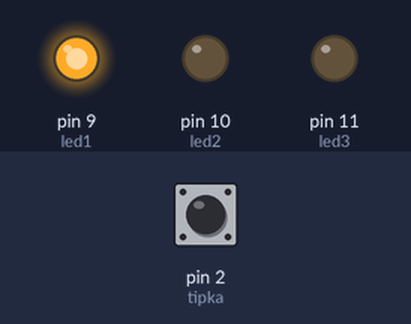
Recording of a program running on a simulated Arduino Uno, built with avr-gcc and run on an emulated ATmega328P. Shown: output pins drawn as LEDs (lit = HIGH). The test bench sets the inputs (shaded band); at power-on: pin 2 (tipka) HIGH.

Above: at 1.2 s.
1.3 s: pin 2 (tipka) pulled LOW for 0.15 s
At 2.3 s:
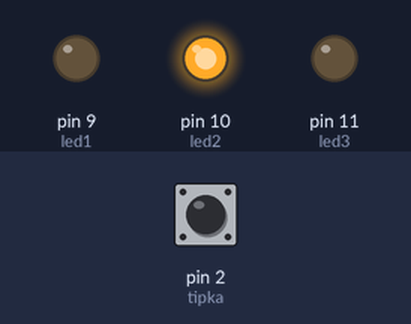
2.9 s: pin 2 (tipka) pulled LOW for 1 s
At 4.8 s:
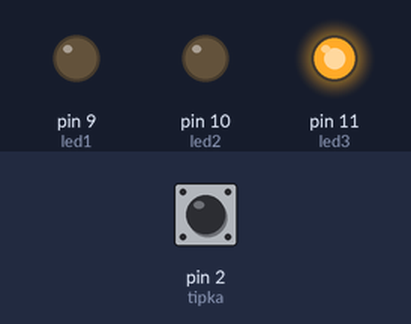
5.4 s: pin 2 (tipka) pulled LOW for 3.2 s
At 9.5 s:
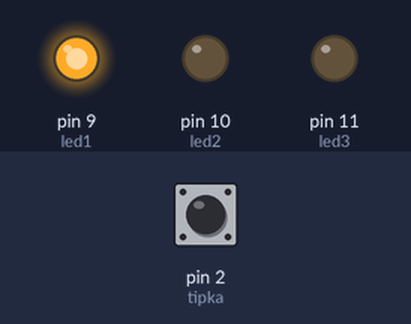
Timing chart, 0 to 11.0 s (numbered marks = the images above; inputs shaded):
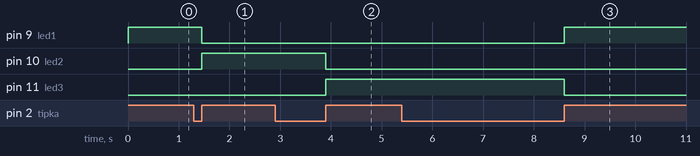

The program:

main.cpp
```cpp
/*AVR-LV
dejan.rakijasic@gmail.com

Zadatak: enumi - primjer
Treba napraviti izbornik - 1 tipka i 3 LED - svaki pritisak tipke svijetli sljedeća LED (kružno). */

#include <Arduino.h>

volatile uint8_t brojac = 1;
#define led1 1  // PORTB - PB1 (pin9)
#define led2 2  // PORTB - PB2 (pin10)
#define led3 3  // PORTB - PB3 (pin11)
#define tipka 2 // PORTD - PD2 (pin2)

// enumi - vrsta vrijable koju definira sam korisnik radi bolje preglednosti koda
enum STANJA
{
  LED1, // svijetli LED1
  LED2, // svijetli LED2
  LED3  // svijetli LED3
};
STANJA stanje; // zadržava trenutno stanje sustava

void setup()
{
  DDRB |= (1 << led1) | (1 << led2) | (1 << led3);
  DDRD &= ~(1 << tipka);
  PORTD |= (1 << tipka);
  stanje = LED1; // početno stanje

  EICRA = 0;
  EIMSK = 0;
  EIMSK |= (1 << INT0);
  EICRA |= (1 << ISC01) | (1 << ISC00);
  sei();
}
ISR(INT0_vect)
{
  if (brojac < 3)
  {
    brojac++;
  }
  else
  {
    brojac = 1;
  }
}

void provjera_ulaza()
{
  switch (stanje)
  {
  case LED1:
    if (brojac == 2)
    {
      stanje = LED2;
    }
    break;
  case LED2:
    if (brojac == 3)
    {
      stanje = LED3;
    }
    break;
  case LED3:
    if (brojac == 1)
    {

      stanje = LED1;
    }
    break;
  }
}

void izvrsavanje_stanja()
{
  switch (stanje)
  {
  case LED1:
    PORTB |= (1 << led1);
    PORTB &= ~(1 << led2);
    PORTB &= ~(1 << led3);
    break;

  case LED2:
    PORTB &= ~(1 << led1);
    PORTB |= (1 << led2);
    PORTB &= ~(1 << led3);
    break;

  case LED3:
    PORTB &= ~(1 << led1);
    PORTB &= ~(1 << led2);
    PORTB |= (1 << led3);
    break;
  }
}

void loop()
{
  izvrsavanje_stanja(); // funkcija koja izvršava određeno stanje sustava
  provjera_ulaza();
}
```

Measured:
- after the input at 1.3 s, pin 9 (led1): HIGH → LOW after 0.15 s; pin 10 (led2): LOW → HIGH after 0.15 s
- after the input at 2.9 s, pin 10 (led2): HIGH → LOW after 1.0 s; pin 11 (led3): LOW → HIGH after 1.0 s
- after the input at 5.4 s, pin 9 (led1): LOW → HIGH after 3.2 s; pin 11 (led3): HIGH → LOW after 3.2 s
